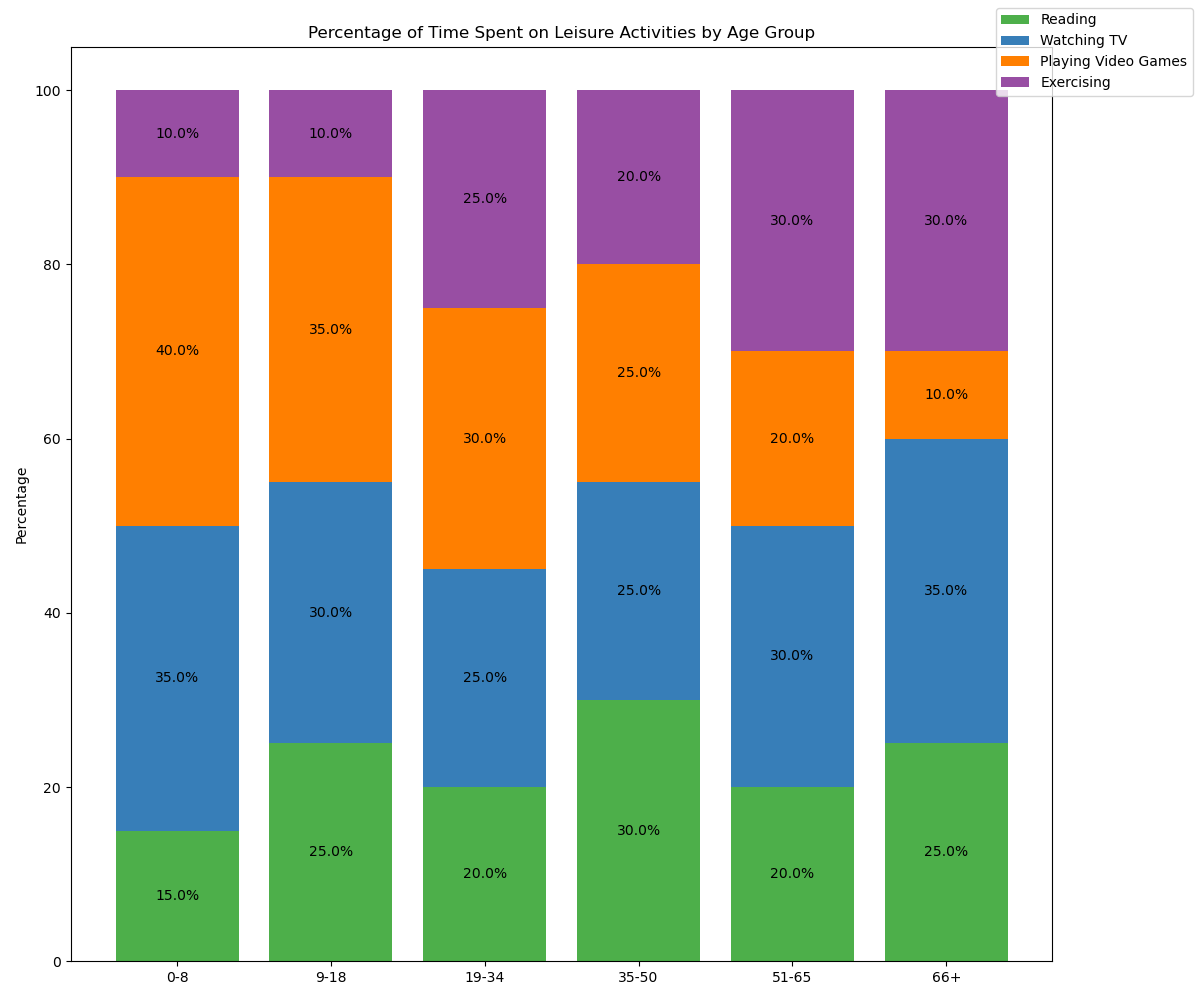

Generate this figure with Python:

import matplotlib.pyplot as plt
import pandas as pd
import seaborn as sns

# Your input data
data = [
    {'Age Group': '0-8', 'Reading': 15, 'Watching TV': 35, 'Playing Video Games': 40, 'Exercising': 10},
    {'Age Group': '9-18', 'Reading': 25, 'Watching TV': 30, 'Playing Video Games': 35, 'Exercising': 10},
    {'Age Group': '19-34', 'Reading': 20, 'Watching TV': 25, 'Playing Video Games': 30, 'Exercising': 25},
    {'Age Group': '35-50', 'Reading': 30, 'Watching TV': 25, 'Playing Video Games': 25, 'Exercising': 20},
    {'Age Group': '51-65', 'Reading': 20, 'Watching TV': 30, 'Playing Video Games': 20, 'Exercising': 30},
    {'Age Group': '66+', 'Reading': 25, 'Watching TV': 35, 'Playing Video Games': 10, 'Exercising': 30}
]

# Convert into pandas DataFrame
df = pd.DataFrame(data)
df.set_index('Age Group', inplace=True)

# Calculate the percentage for 100% stacked bar
df_percentage = df.div(df.sum(axis=1), axis=0) * 100

# Plotting
fig, ax = plt.subplots(figsize=(12, 10))

bar_width = 0.8
categories = df_percentage.index
colors = ['#4daf4a', '#377eb8', '#ff7f00', '#984ea3']

# Initial bottom to stack the bars
bottom = [0] * len(df_percentage)

for i, col in enumerate(df.columns):
    ax.bar(categories, df_percentage[col], bar_width, label=col, color=colors[i], bottom=bottom)
    # Update the bottom to stack the next layer of bars
    bottom = bottom + df_percentage[col].values

# Beautify the plot
ax.set_ylabel('Percentage')
ax.set_title('Percentage of Time Spent on Leisure Activities by Age Group')
ax.legend(loc='upper right', bbox_to_anchor=(1.15, 1.05))

# Display the percentages on the bars
for p in ax.patches:
    width, height = p.get_width(), p.get_height()
    x, y = p.get_xy()
    if height > 0:  # To avoid clutter, only display if height is significant
        ax.text(x + width / 2,
                y + height / 2,
                f"{height:.1f}%",
                ha='center',
                va='center')

# Show the plot
plt.tight_layout()
plt.show()
